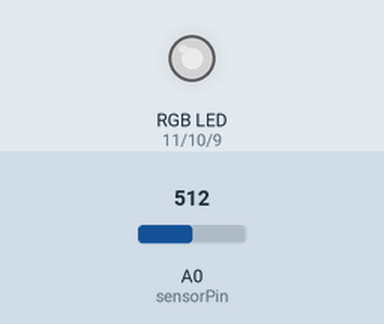
A sketch run on a simulated Arduino Uno, built with avr-gcc and run on an emulated ATmega328P. Parts: an RGB LED mixed from three pins (HIGH = lit). Inputs (shaded band) come from the test bench; at power-on: A0 (sensorPin) = 512. Dim RGB values are drawn brighter than linear.

Above: at 1.2 s.
1.3 s: A0 (sensorPin) set to 163
2.8 s: A0 (sensorPin) set to 141
At 4.0 s:
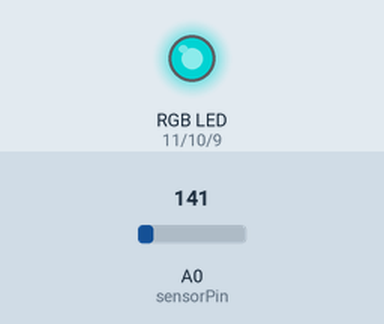
4.3 s: A0 (sensorPin) set to 6
5.8 s: A0 (sensorPin) set to 3
At 6.6 s:
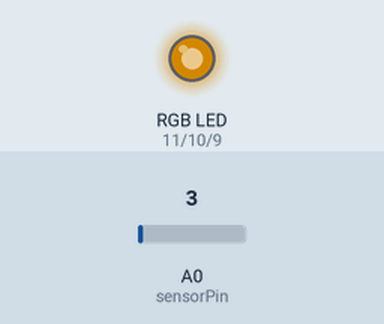
7.3 s: A0 (sensorPin) set to 122
At 7.9 s:
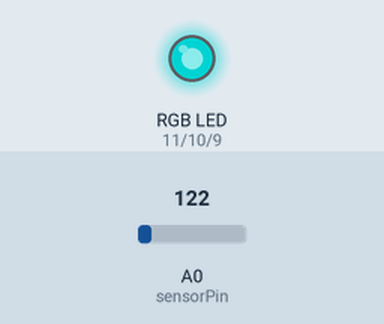
8.8 s: A0 (sensorPin) set to 160
At 9.1 s:
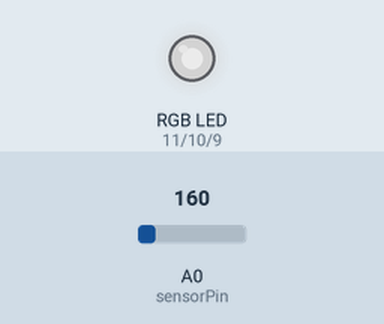
Timing chart, 0 to 11.3 s (numbered marks = the images above; inputs shaded):
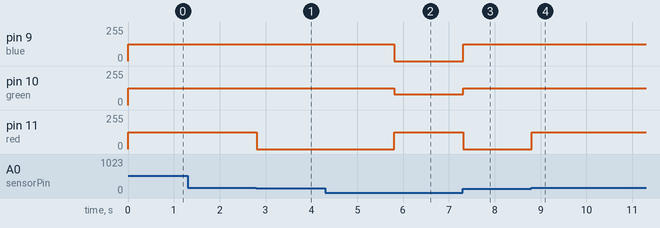

The sketch:

Lesson10_Sep5_PWM_Changer.ino
```cpp
//For creative day I'm looking to change the color of the RGB LED by how much light is in there.
int sensorPin = A0;   // select the *analog zero* input pin for probing the photoresistor
int sensorValue = 0;

int red = 11;  // these are our output pins for three LED colors
int green = 10;
int blue = 9;

void setup() {
  //Declare the RGB LED pins as outputs:
  //analogs don't need to be declared because they are only inputs
  pinMode(red, OUTPUT);
  pinMode(green, OUTPUT);
  pinMode(blue, OUTPUT);

  // Start serial monitor to test photo resistor output
  //Serial.begin(9600);
}

void RGB_color(int red_value, int green_value, int blue_value)
 {
// custom function to set three PWM color channels to any given mixture. This sets the value of pulse for each pin.
// it returns NO numerical result (void)

  analogWrite(red, red_value);
  analogWrite(green, green_value);
  analogWrite(blue, blue_value);
}

void loop() {
  //This is a test code to determine the values I want to go with.
  //Avg covered: 0
  //Avg with no light: 1-2
  //Avg with light: 18-19
  //Avg with intense light: >200
  //Serial.println(analogRead(sensorPin));
  //delay(200);

  // Now let's light the LED with the appropriate color...
  sensorValue = analogRead(sensorPin);     //You need to pass the sensor pin to a value that can be read and then changed otherwise it wont view the value.
  if (sensorValue == 0){
    RGB_color(125, 0, 0); // red
  }
  else if (sensorValue > 0 && sensorValue < 5){
    RGB_color(125, 80, 0); // yellow-ish
  }
  else if (sensorValue > 6 && sensorValue <150) {
    RGB_color(0, 125, 125); // blue-ish
  }
  else if (sensorValue > 151) {
    RGB_color(125, 125, 125); // white
  }
  delay(100);
  sensorValue = 0;  //You need to zero out the value for a fresh restart.
}
```

Measured:
- the behaviour switches between 150 and 149 on A0 (sensorPin) (found by bisection; images 0 and 1)
- the behaviour switches between 5 and 4 on A0 (sensorPin) (found by bisection; images 1 and 2)
- after the input at 1.3 s, every drawn part: stays the same
- after the input at 2.8 s, pin 11 (red): 125/255 → 0/255 at once
- after the input at 4.3 s, every drawn part: stays the same
- after the input at 5.8 s, pin 9 (blue): 125/255 → 0/255 at once; pin 10 (green): 125/255 → 80/255 at once; pin 11 (red): 0/255 → 125/255 at once
- after the input at 7.3 s, pin 9 (blue): 0/255 → 125/255 at once; pin 10 (green): 80/255 → 125/255 at once; pin 11 (red): 125/255 → 0/255 at once
- after the input at 8.8 s, pin 11 (red): 0/255 → 125/255 at once
